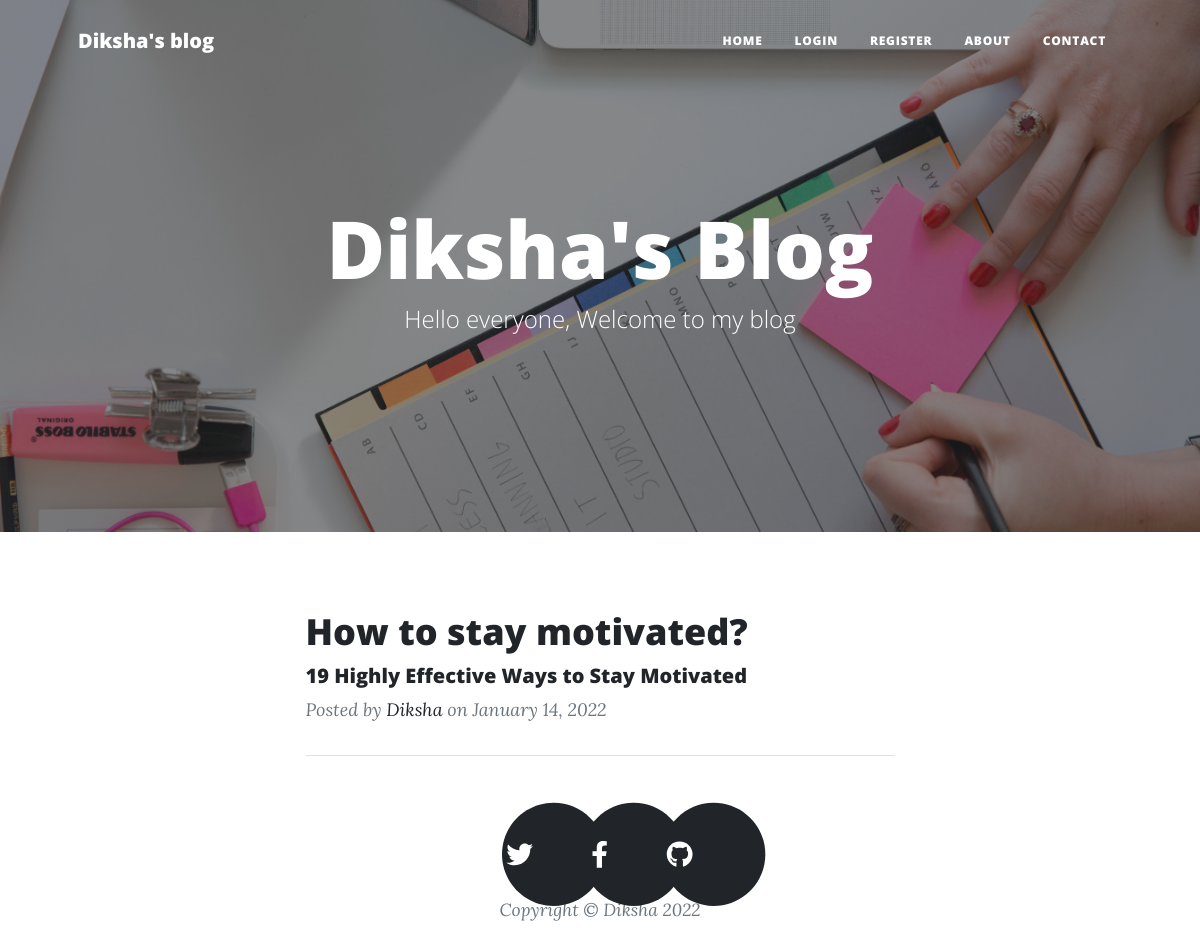
Before: / with the older database file.
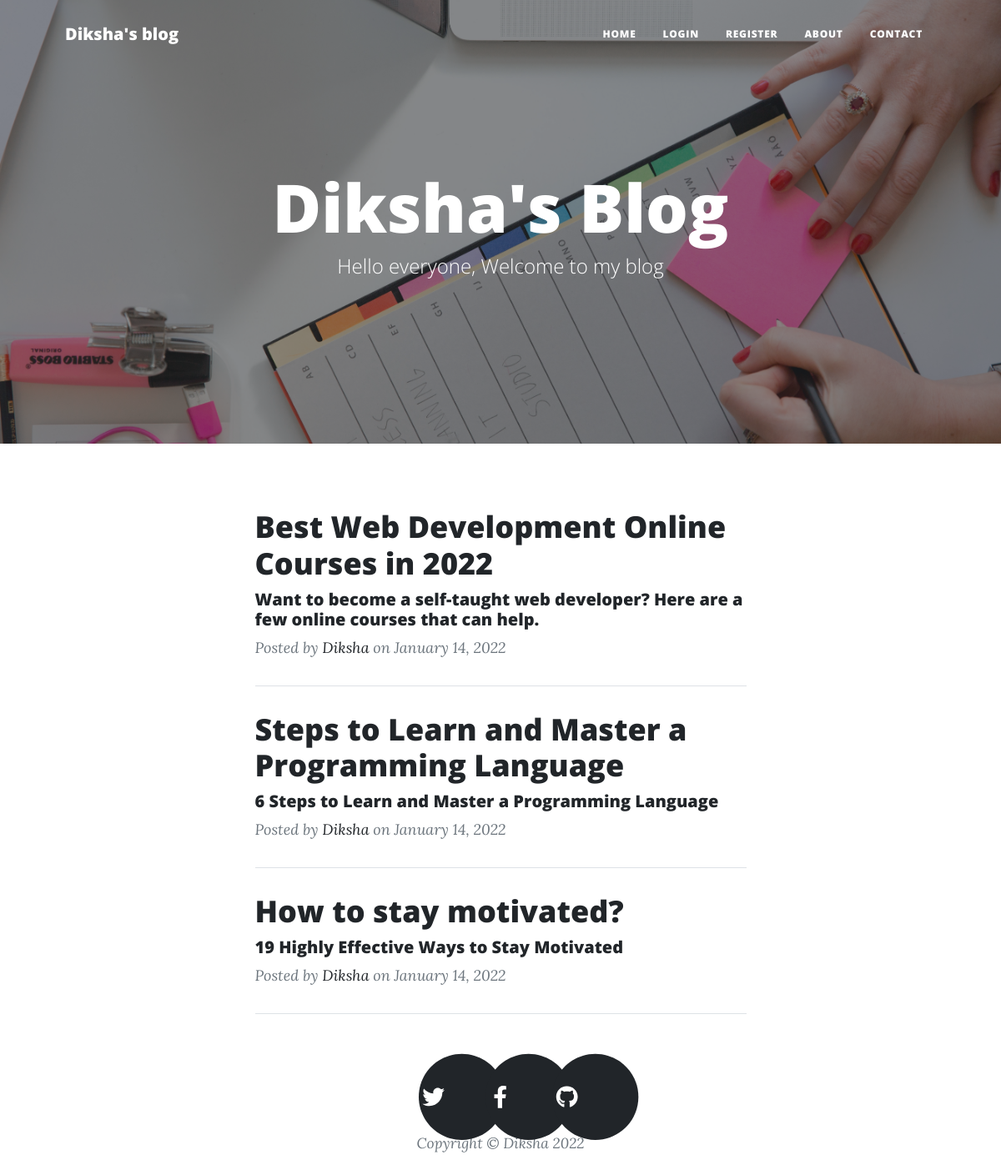
After: the same page with the newer database file.
### server.py (models this page shows)
class BlogPost(db.Model):
    __tablename__ = "blog_posts"
    id = db.Column(db.Integer, primary_key=True)
    author_id = db.Column(db.Integer, db.ForeignKey("users.id"))
    author = relationship("User", back_populates="posts")
    title = db.Column(db.String(250), unique=True, nullable=False)
    subtitle = db.Column(db.String(250), nullable=False)
    date = db.Column(db.String(250), nullable=False)
    body = db.Column(db.Text, nullable=False)
    img_url = db.Column(db.String(250), nullable=False)
    comments = relationship("Comment", back_populates="parent_post")

class User(UserMixin, db.Model):
    __tablename__ = "users"
    id = db.Column(db.Integer, primary_key=True)
    email = db.Column(db.String(100), unique=True)
    password = db.Column(db.String(100))
    name = db.Column(db.String(100))
    posts = relationship("BlogPost", back_populates="author")
    comments = relationship("Comment", back_populates="comment_author")

### server.py (the view)
@app.route('/')
def home():
    response = BlogPost.query.all()[::-1]
    img = "static/assets/img/home-bg.jpg"
    head = "Diksha's Blog"
    subhead = "Hello everyone, Welcome to my blog"
    if not current_user.is_authenticated or current_user.id != 1:
        is_admin = False
    else:
        is_admin = True
    return render_template("index.html", img=img, head=head, subhead=subhead, posts=response, logged_in=current_user.is_authenticated, is_admin=is_admin)

### templates/index.html (shortened to what this page needs)
<!DOCTYPE html>
<html lang="en">
{% include 'header.html' %}
        <div class="container px-4 px-lg-5">
            <div class="row gx-4 gx-lg-5 justify-content-center">
                <div class="col-md-10 col-lg-8 col-xl-7">
                    {% for post in posts: %}
                    <div class="post-preview">
                        <a href={{url_for('post', id=post["id"])}}><h2 class="post-title">{{post["title"]}}</h2></a>
                            <h5 class="post-subtitle">{{post["subtitle"]}}</h5>
                        <p class="post-meta">
                            Posted by
                            <a href={{url_for('home')}}>{{post.author.name}}</a>
                            on {{post.date}}
                        </p>
                    </div>
                    <hr class="my-4" />
                    {% endfor %}
                </div>
            </div>
        </div>
{% include 'footer.html' %}

### templates/header.html (shortened to what this page needs)
<!DOCTYPE html>
<html lang="en">
<head>
        <link rel="stylesheet" href="https://pro.fontawesome.com/releases/v5.10.0/css/all.css"/>
        <link href="{{url_for('static', filename='css/styles.css')}}" rel="stylesheet" />
    </head>
<body>
        <nav class="navbar navbar-expand-lg navbar-light" id="mainNav">
            <div class="container px-4 px-lg-5">
                <a class="navbar-brand" href={{url_for('home')}}>Diksha's blog</a>
                <div class="collapse navbar-collapse" id="navbarResponsive">
                    <ul class="navbar-nav ms-auto py-4 py-lg-0">
                        {% if not logged_in: %}
                        <li class="nav-item"><a class="nav-link px-lg-3 py-3 py-lg-4" href="{{url_for('home')}}">Home</a></li>
                        <li class="nav-item"><a class="nav-link px-lg-3 py-3 py-lg-4" href="{{url_for('login')}}">Login</a></li>
                        <li class="nav-item"><a class="nav-link px-lg-3 py-3 py-lg-4" href="{{url_for('register')}}">Register</a></li>
                        <li class="nav-item"><a class="nav-link px-lg-3 py-3 py-lg-4" href="{{url_for('about')}}">About</a></li>
                        <li class="nav-item"><a class="nav-link px-lg-3 py-3 py-lg-4" href="{{url_for('contact')}}">Contact</a></li>
                        {% endif %}
                    </ul>
                </div>
            </div>
        </nav>
<header class="masthead" style="background-image:url('{{img}}')">
            <div class="container position-relative px-4 px-lg-5">
                <div class="row gx-4 gx-lg-5 justify-content-center">
                    <div class="col-md-10 col-lg-8 col-xl-7">
                        <div class="site-heading">
                            <h1>{{head}}</h1>
                            <span class="subheading">{{subhead}}</span>
                        </div>
                    </div>
                </div>
            </div>
        </header>

### templates/footer.html (shortened to what this page needs)
<!DOCTYPE html>
<html lang="en">
<footer class="">
            <div class="container px-4 px-lg-5">
                <div class="row gx-4 gx-lg-5 justify-content-center">
                    <div class="col-md-10 col-lg-8 col-xl-7">
                        <ul class="list-inline text-center">
                            <li class="list-inline-item">
                                <a href="https://twitter.com/DikshaB09722178" target="_blank">
                                    <span class="fa-stack fa-lg">
                                        <i class="fas fa-circle fa-stack-2x"></i>
                                        <i class="fab fa-twitter fa-stack-1x fa-inverse"></i>
                                    </span>
                                </a>
                            </li>
                            <li class="list-inline-item">
                                <a href="https://www.facebook.com/diksha.choudhary.5494/" target="_blank">
                                    <span class="fa-stack fa-lg">
                                        <i class="fas fa-circle fa-stack-2x"></i>
                                        <i class="fab fa-facebook-f fa-stack-1x fa-inverse"></i>
                                    </span>
                                </a>
                            </li>
                            <li class="list-inline-item">
                                <a href="https://github.com/diksha1720" target="_blank">
                                    <span class="fa-stack fa-lg">
                                        <i class="fas fa-circle fa-stack-2x"></i>
                                        <i class="fab fa-github fa-stack-1x fa-inverse"></i>
                                    </span>
                                </a>
                            </li>
                        </ul>
                        <div class="small text-center text-muted fst-italic">Copyright &copy; Diksha 2022</div>
                    </div>
                </div>
            </div>
        </footer>
    </body>
</html>

Changed rows visible on the page:
added BlogPost: title "Best Web Development Online Courses in 2022", subtitle "Want to become a self-taught web developer? Here are a few online courses that can help.", author.name "Diksha", date "January 14, 2022"
added BlogPost: title "Steps to Learn and Master a Programming Language", subtitle "6 Steps to Learn and Master a Programming Language", author.name "Diksha", date "January 14, 2022"
